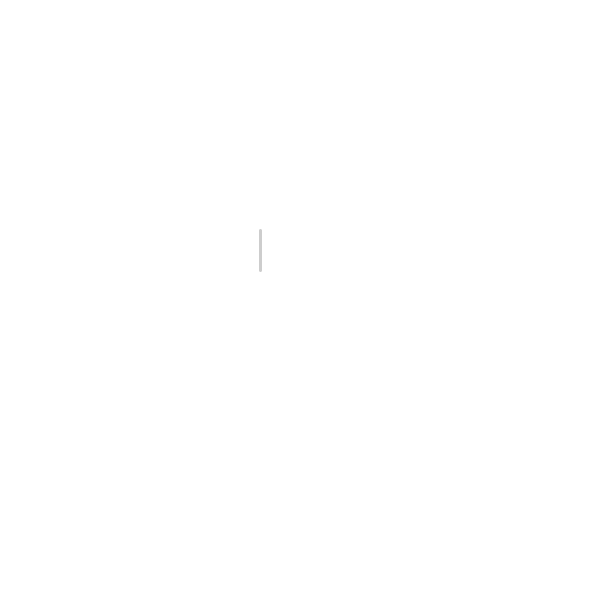
Frame 1 (no input)
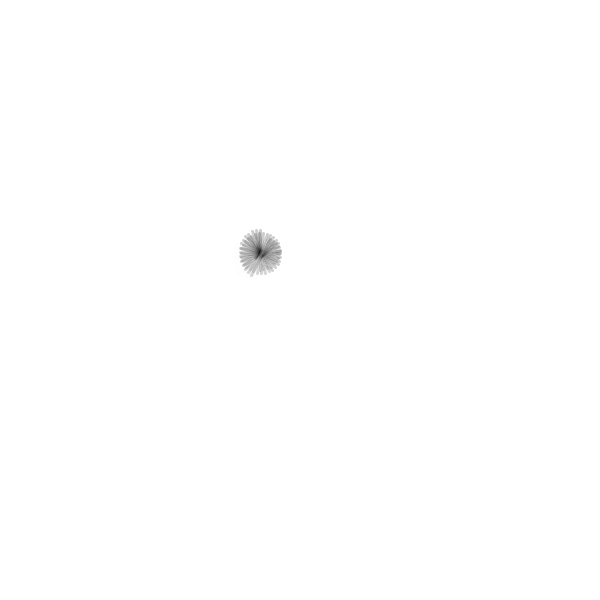
Frame 60 (the mouse pressed at the canvas centre just before this capture)
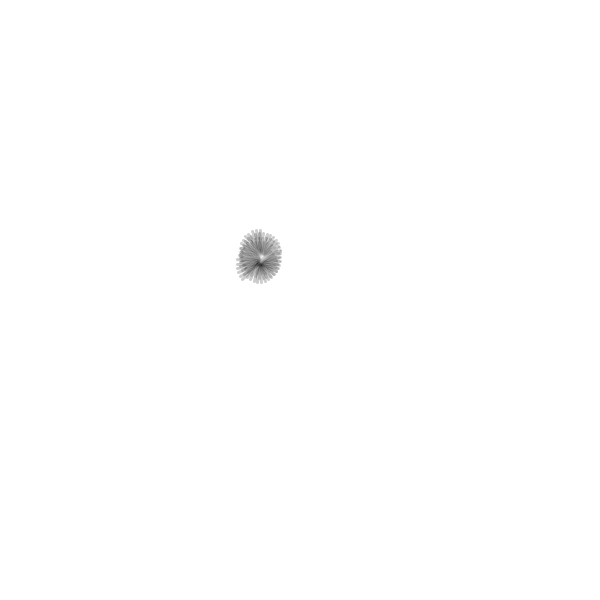
Frame 120 (the mouse held since frame 60 and released just before this capture)

The Processing sketch that drew these frames (run headless with seeded random() and noise(); from frame 60 on, the mouse is pressed at the canvas centre):

// Processing sketch: test_29_pde
// ── test_29_pde.pde
void setup() {
   size(600, 600);
   background(255);
   smooth();
   strokeWeight(3);
   //noLoop();
}

float counter = 0;
float counter2 = 0;
float nx, ny;
float cx = 250;
float cy = 250;
float cRadius = 10;
int switcher = 1;

void draw() {
   if(switcher > 0) {
      nx = cos(counter2) * cRadius + cx;
      ny = sin(counter2) * cRadius + cy;
      stroke(0, 50);
   } else {
     nx = sin(counter2) * cRadius + cx;
     ny = cos(counter2) * cRadius + cy;
     stroke(250, 50);
   }
   
   switcher *= -1;
   
   float x1 = nx - sin(counter) * 20;
   float y1 = ny - cos(counter) * 20;
   float x2 = nx + sin(counter) * 20;
   float y2 = ny + cos(counter) * 20;
   line(x1, y1, x2, y2);
   
   counter += 0.1;
   if(counter > 2 * PI) {
      counter = 0; 
   }
   counter2 += 0.01;
   cRadius += counter / 50;
   if(counter2 > 2 * PI) {
      counter2 = 0; 
   }
}
